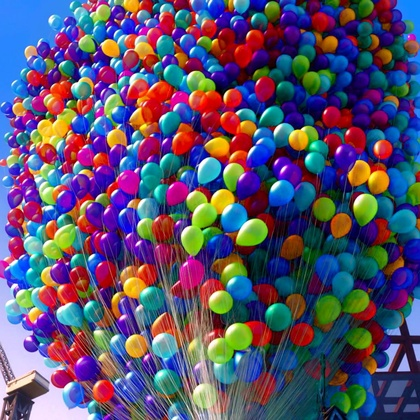
%> input picture A1_code/balloons.jpg, 420 x 420 px, shrunk from 1080 x 1080 before the run
$ octave --eval "result = histeq_contrast(imread('balloons.jpg'));"   (GNU Octave 9; MATLAB toolbox functions it lacks are replaced by stand-ins)
%> lines starting %> are read from the running program, lines starting %| are printed output that depends on the picture
% HISTEQ_CONTRAST - histogram equalisation for contrast enhancement
%
% Usage:
%         eq_img = histeq_contrast(img)
%
%  input image data is assumed to be in range 0..1

function eq_img = histeq_contrast(img)

img =im2double(img);
if (size(img,3)==3)
  img=rgb2gray(img);
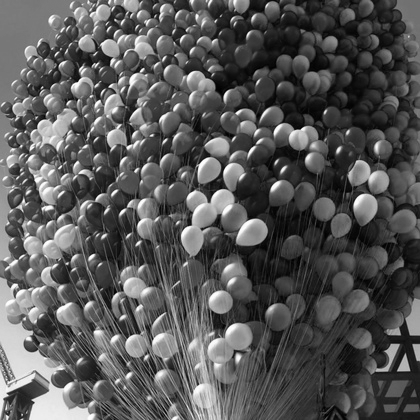
%> img: size 420x420 double; min 0.0023, max 0.999, mean 0.342
end
% ----- INSERT YOUR CODE BELOW -----

% OPTIONAL HINT to make it easier to index you can multiply the img
%   values by 255 and use a 256 element histogram.

bins = 255;
img = max(min(img, 1), 0);
img = uint8(bins*img);
%> img: size 420x420 uint8
eq_img = zeros(size(img));

% Make a 256 element histogram
m = histcounts(img, 0:bins);
%> m = 255 values, max 1660 at index 55, min 0 at index 1, mean 691.8

% Get CDF
cdf = cumsum(m) / sum(m);
%> cdf = 255 values from 0 to 1

% Compute new intensity values
eq_intensity = round(bins * cdf);
%> eq_intensity = 255 values from 0 to 255


% Apply changes
for i = 1:size(img, 1)
    for j = 1:size(img, 2)
        eq_img(i,j) = eq_intensity(img(i,j)+1);
    end
end
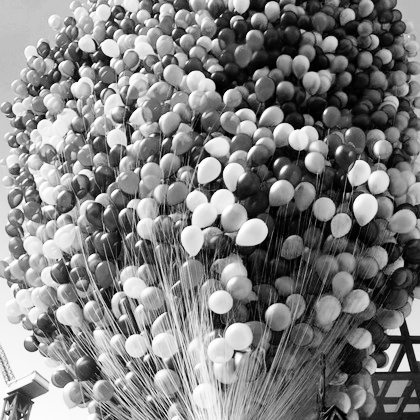
%> eq_img: size 420x420 double; min 0, max 255, mean 128.3

eq_img = double(eq_img) / bins;

% REPLACE THIS LINE OF CODE


% ----- INSERT YOUR CODE ABOVE -----

return
end

$ run again, on A1_code/btw_sunflower.jpg
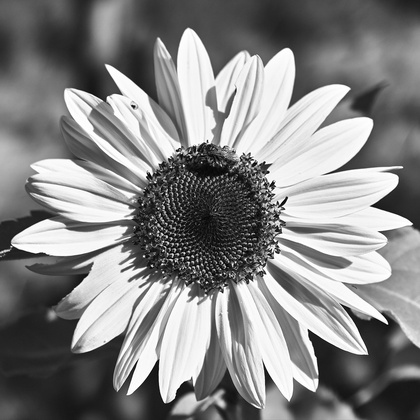
%> input picture A1_code/btw_sunflower.jpg, 420 x 420 px, shrunk from 1024 x 1024 before the run
%> m = 255 values, max 2724 at index 247, min 15 at index 2, mean 691.8
%> cdf = 255 values from 0.00013 to 1
%> eq_intensity = 255 values from 0 to 255
%> after the loop in histeq_contrast, `for i = 1:size(img, 1)`:
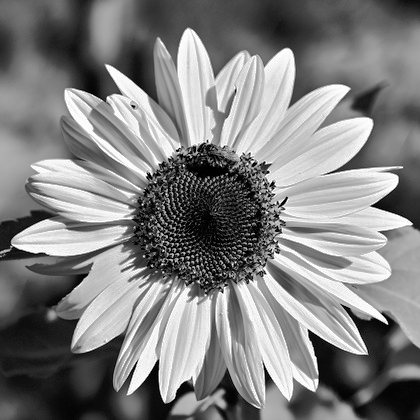
%> eq_img: size 420x420 double; min 0, max 255, mean 128.3

$ run again, on A1_code/counter.jpg
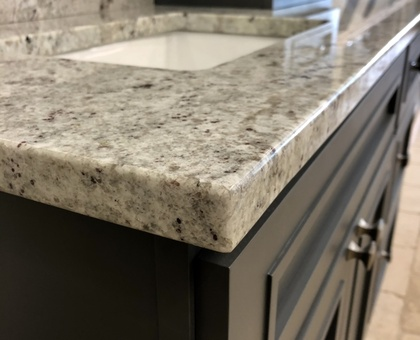
%> input picture A1_code/counter.jpg, 420 x 340 px, shrunk from 845 x 684 before the run
%> in histeq_contrast, `img=rgb2gray(img);`:
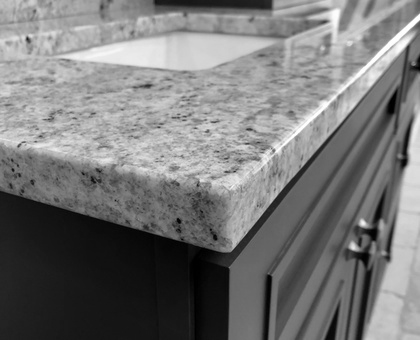
%> img: size 340x420 double; min 0, max 1, mean 0.47
%> m = 255 values, max 1984 at index 23, min 28 at index 249, mean 560
%> cdf = 255 values from 0.00115 to 1
%> eq_intensity = 255 values from 0 to 255
%> after the loop in histeq_contrast, `for i = 1:size(img, 1)`:
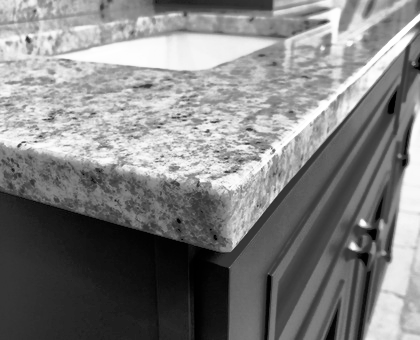
%> eq_img: size 340x420 double; min 0, max 255, mean 128.3
